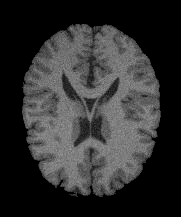
#> input picture image processing/k_means_clustering/images/1_090.pgm, 181 x 217 px
$ python colour_converter.py
#> lines starting #> are read from the running program, lines starting #| are printed output that depends on the picture
import cv2 as cv
from PIL import Image
import numpy as np

ip_img = str(input("Enter the imege-filepath:  "))
#> the answer given: images/1_090.pgm
brain = np.array(Image.open(ip_img))
#> brain is the input picture: shape (217, 181); min 0, max 162, mean 47.9
coloured = cv.applyColorMap(brain,cv.COLORMAP_HSV)
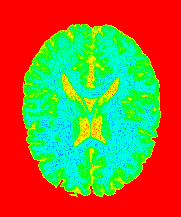
#> coloured: shape (217, 181, 3); mean B, G, R 54.5, 120.4, 147.2
cv.imshow('coloured',coloured)
cv.waitKey(0)

$ run again, on image processing/k_means_clustering/images/1_095[KSeg(4),Sobel,Otsu]-1.pgm
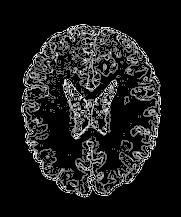
#> input picture image processing/k_means_clustering/images/1_095[KSeg(4),Sobel,Otsu]-1.pgm, 181 x 217 px
#> brain is the input picture: shape (217, 181); min 0, max 253, mean 27.8
#> `coloured = cv.applyColorMap(brain,cv.COLORMAP_HSV)`:
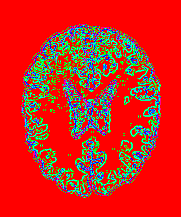
#> coloured: shape (217, 181, 3); mean B, G, R 30.7, 42.4, 205.3
